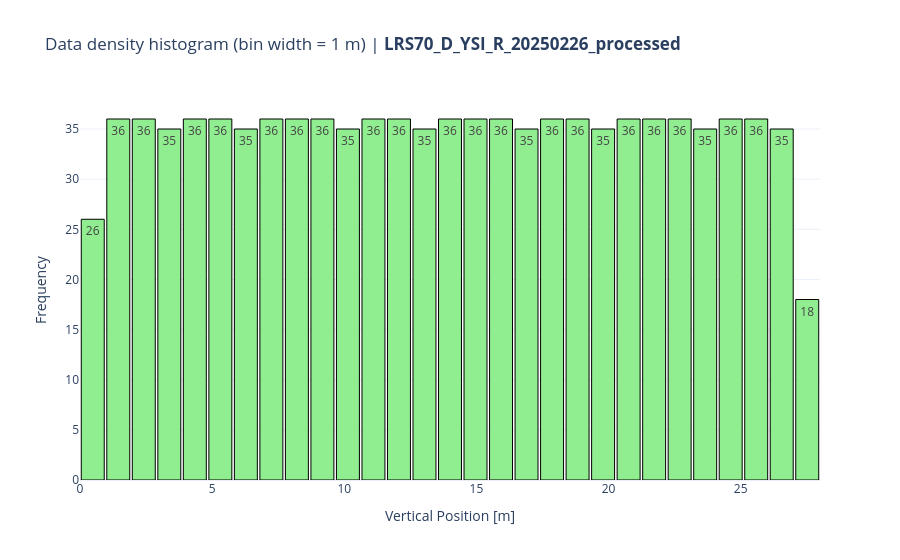

Notebook code cell kept with this figure:
### Code cell
# Plot data density
plots.plot_histogram(density,
            value_column='x_bin', 
            weight_column='frequency', 
            num_bins=len(density['x_bin']),
            title=f'Data density histogram (bin width = {width} m) | <b>{ID_PROFILE_NAME}<b>',
            x_axis_title='Vertical Position [m]',
            bar_color='lightgreen'
            )

### Figure 1 — Plotly figure (JSON) as saved in the notebook; plotly's stock layout.template omitted (floating-point values rounded to 4 significant figures)
{"data": [{"marker": {"color": "lightgreen", "line": {"color": "black", "width": 1}}, "text": [26, 36, 36, 35, 36, 36, 35, 36, 36, 36, 35, 36, 36, 35, 36, 36, 36, 35, 36, 36, 35, 36, 36, 36, 35, 36, 36, 35, 18], "textposition": "auto", "type": "bar", "x": [0.4828, 1.448, 2.414, 3.379, 4.345, 5.31, 6.276, 7.241, 8.207, 9.172, 10.14, 11.1, 12.07, 13.03, 14, 14.97, 15.93, 16.9, 17.86, 18.83, 19.79, 20.76, 21.72, 22.69, 23.66, 24.62, 25.59, 26.55, 27.52], "y": [26, 36, 36, 35, 36, 36, 35, 36, 36, 36, 35, 36, 36, 35, 36, 36, 36, 35, 36, 36, 35, 36, 36, 36, 35, 36, 36, 35, 18]}], "layout": {"bargap": 0.1, "title": {"text": "Data density histogram (bin width = 1 m) | <b>LRS70_D_YSI_R_20250226_processed<b>"}, "xaxis": {"title": {"text": "Vertical Position [m]"}}, "yaxis": {"title": {"text": "Frequency"}}}}
